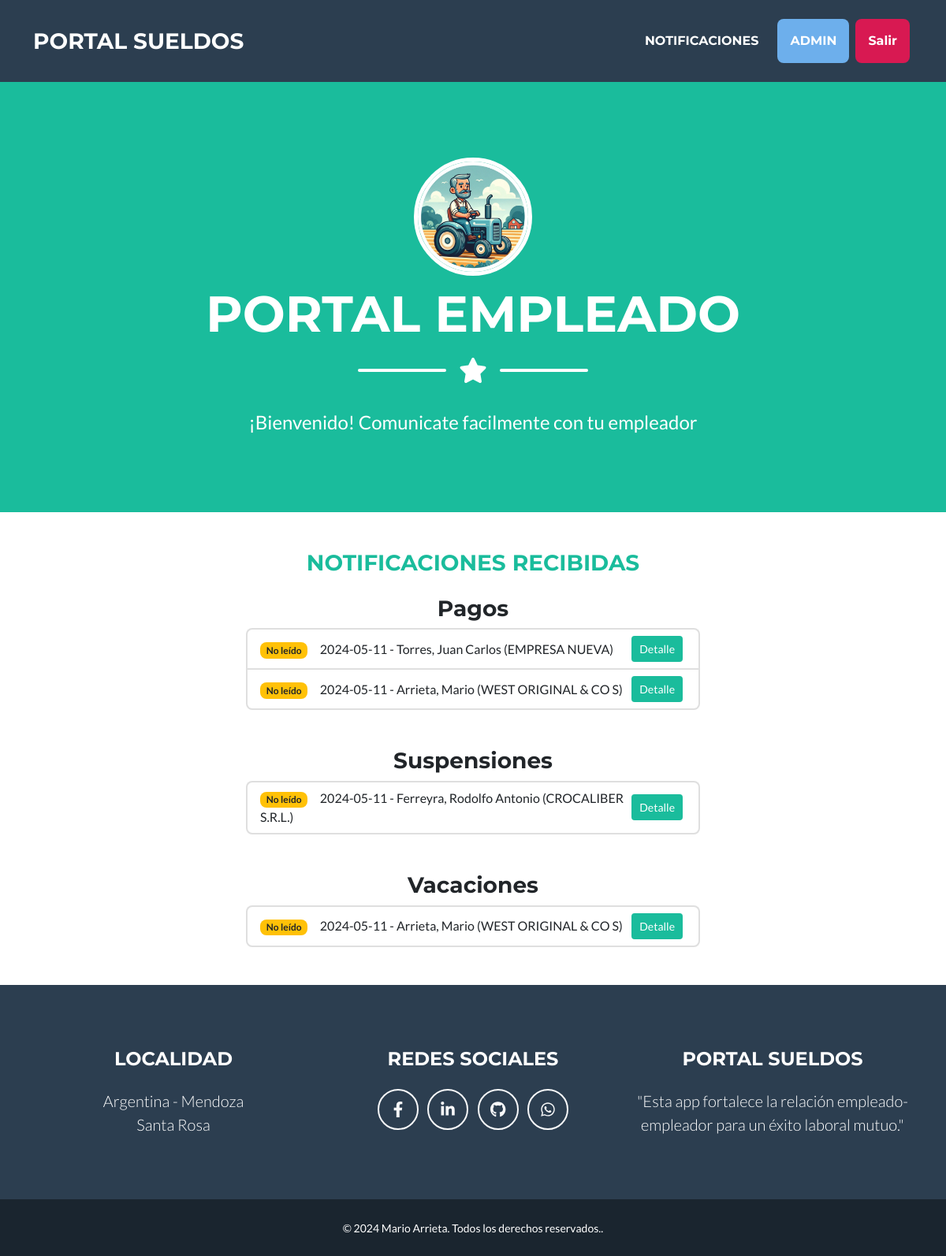
Page /empleado/inicio/ (signed in) on the earlier database version.
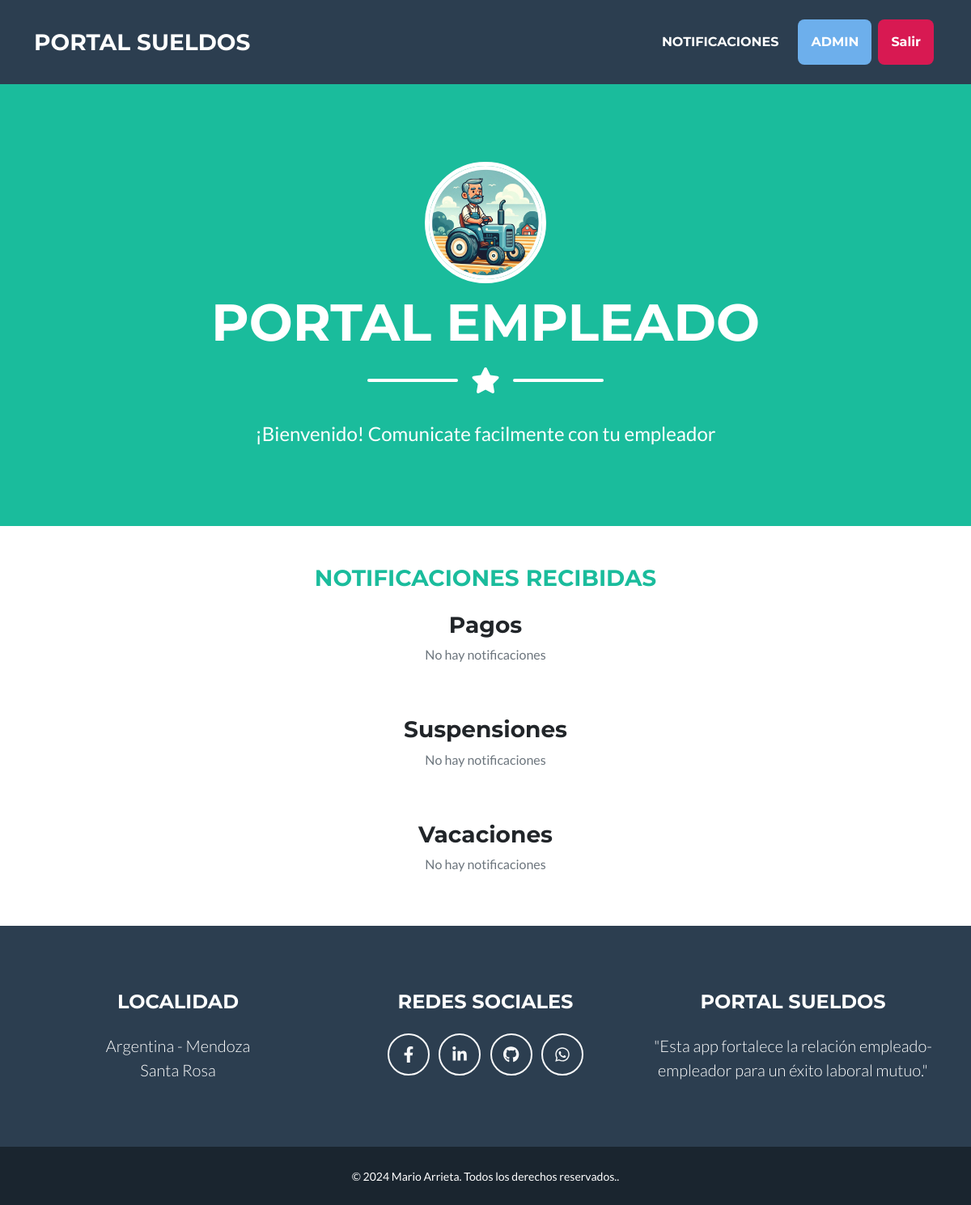
Same page on the later database version.
### empleador/models.py (models this page shows, shortened)
class Pagos (models.Model):
    empleado = models.ForeignKey (Empleado, on_delete=models.CASCADE, verbose_name= "Empleado")
    fecha_notificacion = models.DateField(auto_now=True, verbose_name="Fecha de Notificación", editable=False)
    fecha_pago = models.DateField(verbose_name="Fecha de Pago")
    importe = models.PositiveIntegerField(verbose_name="Importe")
    liquidacion = models.CharField(max_length=20, choices=liquidacion, verbose_name= "Liquidación")
    meses = models.CharField(max_length=10, choices=meses, verbose_name= "Mes",)
    año = models.PositiveIntegerField(validators=[validate_year_range], verbose_name="Año")
    visto = models.BooleanField (editable=False, default=False, verbose_name="Visto")
    def __str__(self):
        return f"{self.fecha_notificacion} -  {self.empleado.apellido}, {self.empleado.nombre} ({self.empleado.empleador.razonSocial})"
    class Meta:
        verbose_name_plural = "Pagos"

class Empleado (models.Model):
    empleador = models.ForeignKey (Empleador, on_delete=models.CASCADE, verbose_name="Empleador")
    apellido = models.CharField(max_length=50, verbose_name="Apellido")
    nombre = models.CharField(max_length=50, verbose_name="Nombre")
    cuil = models.PositiveIntegerField(validators=[validate_cuil_length], unique=True, verbose_name="CUIL")
    fecha_ingreso = models.DateField(verbose_name="Fecha de ingreso")
    email = models.EmailField(verbose_name= "e-Mail ")
    class Meta:
        verbose_name = "Empleado"
        verbose_name_plural = "Empleados"

class Empleador (models.Model):
    razonSocial = models.CharField(max_length=50, verbose_name="Razon Social")
    cuit = models.PositiveIntegerField(validators=[validate_cuil_length], unique=True, verbose_name="CUIT")
    email = models.EmailField(verbose_name="e-Mail")
    class Meta:
        verbose_name = "Empleador"
        verbose_name_plural = "Empleadores"

class Suspensiones (models.Model):
    empleado = models.ForeignKey (Empleado, on_delete=models.CASCADE, verbose_name= "Empleado")
    fecha_notificacion = models.DateField(auto_now=True, verbose_name="Fecha de Notificación", editable=False)
    cantidad_dias = models.PositiveIntegerField(verbose_name="Cantidad de días")
    fecha_reingreso = models.DateField(verbose_name="Fecha de Reingreso")
    motivo = models.CharField(max_length=200, verbose_name="Motivo")
    visto = models.BooleanField (editable=False, default=False, verbose_name="Visto")
    def __str__(self):
        return f"{self.fecha_notificacion} - {self.empleado.apellido}, {self.empleado.nombre} ({self.empleado.empleador.razonSocial})"
    class Meta:
        verbose_name_plural = "Suspensiones"

class Vacaciones (models.Model):
    empleado = models.ForeignKey (Empleado, on_delete=models.CASCADE, verbose_name= "Empleado")
    fecha_notificacion = models.DateField(auto_now=True, verbose_name="Fecha de Notificación", editable=False)
    fecha_inicio = models.DateField(verbose_name="Fecha de Inicio")
    fecha_fin = models.DateField(verbose_name="Fecha de Finalizacion")
    período = models.PositiveIntegerField(validators=[validate_year_range], verbose_name="Corresponden al año")
    visto = models.BooleanField (editable=False, default=False, verbose_name="Visto")
    def __str__(self):
        return f"{self.fecha_notificacion} - {self.empleado.apellido}, {self.empleado.nombre} ({self.empleado.empleador.razonSocial})"
    class Meta:
        verbose_name_plural = "Vacaciones"

### empleado/views.py (the view)
class PagosRead(LoginRequiredMixin, ListView):
    template_name = "empleado/index.html"
    def get_queryset(self):
        return Pagos.objects.all()
    def get_context_data(self, **kwargs):
        context = super().get_context_data(**kwargs)
        context['suspensiones'] = Suspensiones.objects.all()
        context['vacaciones'] = Vacaciones.objects.all()
        return context

### empleado/templates/empleado/index.html (shortened to what this page needs)
{% extends 'core/base.html' %}
{% load static %}
{% block  titulo%}
    <li class="nav-item mx-0 mx-lg-1">
        <a class="nav-link py-3 px-0 px-lg-3 rounded" href="{% url 'empleado:notificaciones_create' %}">Notificaciones</a>
    </li>
    <li class="nav-item mx-0 mx-lg-1">
        <a class="nav-link py-3 px-0 px-lg-3 rounded" style="background-color: #6dafec; padding: 5px 10px; border-radius: 5px;">{{ user }}</a>
    </li>
    <li class="nav-item mx-0 mx-lg-1">
        <form action="{% url 'empleado:logout' %}" method="post">
            <button type="submit" class="nav-link py-3 px-0 px-lg-3 rounded" style="background-color: #d81952; padding: 5px 10px; border-radius: 5px; border: none; color: white;">Salir</button>
        </form>
    </li>
{% endblock titulo %}
{% block imagen %}
   {% static 'empleado/img/empleado.webp' %}
{% endblock imagen %}
{% block pagina%}
   PORTAL EMPLEADO
{% endblock pagina%}
{% block mensaje%}
    ¡Bienvenido! Comunicate facilmente con tu empleador
{% endblock mensaje%}
{% block formulario %}
        <br>
        <div class="row justify-content-center m-0 mt-4">
            <div class="col-lg-12 text-center">
                <h3 class="text-primary mb-4">NOTIFICACIONES RECIBIDAS</h3>
            </div>
        </div>
        {% if object_list %}
        <h3 class="text-center">Pagos</h3>
        <div class="row justify-content-center m-0">
            <div class="col-lg-6">
                <ul class="list-group">
                    {% for item in object_list %}
                    <li class="list-group-item d-flex justify-content-between align-items-center">
                        <div>
                            {% if item.leido %}
                                <span class="badge bg-success">Leído</span>&nbsp;&nbsp;&nbsp;&nbsp;
                            {% else %}
                                <span class="badge bg-warning text-dark">No leído</span>&nbsp;&nbsp;&nbsp;&nbsp;
                            {% endif %}
                            {{ item }}
                         </div>
                        <div>
                            <a href="{% url 'empleado:pagos_detail' item.id %}" class="btn btn-sm btn-primary mx-1">Detalle</a>
                        </div>
                    </li>
                    {% endfor %}
                </ul>
            </div>
        </div>
        {% else %}
                <div class="row justify-content-center m-0">
                    <div class="col-lg-5 text-center">
                        <h3 class="text-center">Pagos</h3>
                        <p class="text-muted">No hay notificaciones</p>
                    </div>
                </div>
        {% endif %} <br><br>
            {% if suspensiones %}
            <h3 class="text-center">Suspensiones</h3>
            <div class="row justify-content-center m-0">
                <div class="col-lg-6">
                    <ul class="list-group">
                        {% for item in suspensiones %}
                        <li class="list-group-item d-flex justify-content-between align-items-center">
                            <div>
                                {% if item.leido %}
                                    <span class="badge bg-success">Leído</span>&nbsp;&nbsp;&nbsp;&nbsp;
                                {% else %}
                                    <span class="badge bg-warning text-dark">No leído</span>&nbsp;&nbsp;&nbsp;&nbsp;
                                {% endif %}
                                {{ item }}
                            </div>
                            <div>
                                <a href="{% url 'empleado:suspensiones_detail' item.id %}" class="btn btn-sm btn-primary mx-1">Detalle</a>
                            </div>
                        </li>
                        {% endfor %}
                    </ul>
                </div>
            </div>
            {% else %}
                <div class="row justify-content-center m-0">
                    <div class="col-lg-5 text-center">
                        <h3 class="text-center">Suspensiones</h3>
                        <p class="text-muted">No hay notificaciones</p>
                    </div>
                </div>
        {% endif %} <br><br>
        {% if vacaciones %}
            <h3 class="text-center">Vacaciones</h3>
            <div class="row justify-content-center m-0">
                <div class="col-lg-6">
                    <ul class="list-group">
                        {% for item in vacaciones %}
                        <li class="list-group-item d-flex justify-content-between align-items-center">
                            <div>
                                {% if item.leido %}
                                    <span class="badge bg-success">Leído</span>&nbsp;&nbsp;&nbsp;&nbsp;
                                {% else %}
                                    <span class="badge bg-warning text-dark">No leído</span>&nbsp;&nbsp;&nbsp;&nbsp;
                                {% endif %}
                                {{ item }}
                            </div>
                            <div>
                                <a href="{% url 'empleado:vacaciones_detail' item.id %}" class="btn btn-sm btn-primary mx-1">Detalle</a>
                            </div>
                        </li>
                        {% endfor %}
                    </ul>
                </div>
            </div>
            {% else %}
                <div class="row justify-content-center m-0">
                    <div class="col-lg-5 text-center">
                        <h3 class="text-center">Vacaciones</h3>
                        <p class="text-muted">No hay notificaciones</p>
                    </div>
                </div>
        {% endif %} <br><br>
{% endblock formulario%}

### core/templates/core/base.html (shortened to what this page needs)
{% load static %}
<!DOCTYPE html>
<html lang="es">
    <head>
        <link href="{% static 'core/css/styles.css' %}" rel="stylesheet" />
    </head>
    <body id="page-top">
        <nav class="navbar navbar-expand-lg bg-secondary text-uppercase fixed-top" id="mainNav">
            <div class="container">
                <a class="navbar-brand">Portal Sueldos</a>
                <div class="collapse navbar-collapse" id="navbarResponsive">
                    <ul class="navbar-nav ms-auto">
                        {% block titulo %} {% endblock titulo%}</a></li>
                    </ul>
                </div>
            </div>
        </nav>
        <header class="masthead bg-primary text-white text-center">
            <div class="container d-flex align-items-center flex-column">
                <div class="rounded-circle overflow-hidden" style="width: 150px; height: 150px; border: 5px solid white;">
                    <img class="masthead-avatar" src= "{% block imagen %}{% endblock imagen %}"  alt=""  style="width: 100%; height: 100%; object-fit: cover;">
                </div>
                <h1 class="masthead-heading text-uppercase mb-0" style="margin-top: 20px;">{% block pagina%}{% endblock pagina%}</h1>
                <div class="divider-custom divider-light">
                    <div class="divider-custom-line"></div>
                    <div class="divider-custom-icon"><i class="fas fa-star"></i></div>
                    <div class="divider-custom-line"></div>
                </div>
            </div>
            <p class="masthead-subheading font-weight-light mb-0">{% block mensaje%}{% endblock mensaje%}</p>
        </header>
        {% block formulario %} {% endblock formulario%}
        <footer class="footer text-center">
            <div class="container">
                <div class="row">
                    <div class="col-lg-4 mb-5 mb-lg-0">
                        <h4 class="text-uppercase mb-4">Localidad</h4>
                        <p class="lead mb-0">
                            Argentina - Mendoza
                            <br />
                            Santa Rosa
                        </p>
                    </div>
                    <div class="col-lg-4 mb-5 mb-lg-0">
                        <h4 class="text-uppercase mb-4">Redes Sociales</h4>
                        <a class="btn btn-outline-light btn-social mx-1" href="https://www.facebook.com/mario.arrieta.330467" target="_blank"><i class="fab fa-fw fa-facebook-f"></i></a>
                        <a class="btn btn-outline-light btn-social mx-1" href="https://www.linkedin.com/in/mario-alberto-arrieta-038153252/" target="_blank"><i class="fab fa-fw fa-linkedin-in"></i></a>
                        <a class="btn btn-outline-light btn-social mx-1" href="https://github.com/MarioArrieta" target="_blank"><i class="fab fa-github"></i></a>
                        <a class="btn btn-outline-light btn-social mx-1" href="https://api.whatsapp.com/send?phone=2612467511" target="_blank"><i class="fab fa-fw fa-whatsapp"></i></a>
                    </div>
                    <div class="col-lg-4">
                        <h4 class="text-uppercase mb-4">Portal Sueldos</h4>
                        <p class="lead mb-0">
                            "Esta app fortalece la relación empleado-empleador para un éxito laboral mutuo."
                        </p>
                    </div>
                </div>
            </div>
        </footer>
        <div class="copyright py-4 text-center text-white">
            <div class="container"><small>&copy;   2024 Mario Arrieta. Todos los derechos reservados..</small></div>
        </div>
    </body>
</html>

Differences in the rows shown:
removed Pagos: fecha_notificacion+empleado "2024-05-11 - Torres, Juan Carlos (EMPRESA NUEVA)"
removed Pagos: fecha_notificacion+empleado "2024-05-11 - Arrieta, Mario (WEST ORIGINAL & CO S)"
removed Suspensiones: fecha_notificacion+empleado "2024-05-11 - Ferreyra, Rodolfo Antonio (CROCALIBER S.R.L.)"
removed Vacaciones: fecha_notificacion+empleado "2024-05-11 - Arrieta, Mario (WEST ORIGINAL & CO S)"
Other differences:
text now shown: "No hay notificaciones No hay notificaciones No hay notificaciones"
